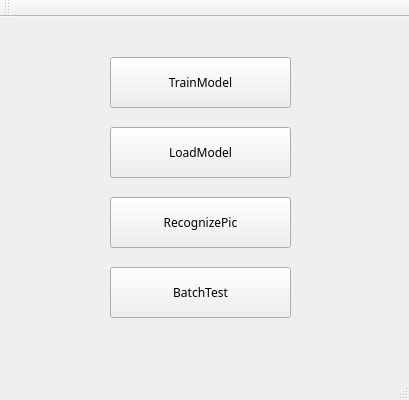
<?xml version="1.0" encoding="UTF-8"?>
<ui version="4.0">
 <class>MainWindow</class>
 <widget class="QMainWindow" name="MainWindow">
  <property name="geometry">
   <rect>
    <x>0</x>
    <y>0</y>
    <width>409</width>
    <height>400</height>
   </rect>
  </property>
  <property name="sizePolicy">
   <sizepolicy hsizetype="Fixed" vsizetype="Fixed">
    <horstretch>0</horstretch>
    <verstretch>0</verstretch>
   </sizepolicy>
  </property>
  <property name="minimumSize">
   <size>
    <width>409</width>
    <height>400</height>
   </size>
  </property>
  <property name="maximumSize">
   <size>
    <width>409</width>
    <height>400</height>
   </size>
  </property>
  <property name="windowTitle">
   <string>NumberalRecognization</string>
  </property>
  <widget class="QWidget" name="centralWidget">
   <property name="enabled">
    <bool>true</bool>
   </property>
   <property name="sizePolicy">
    <sizepolicy hsizetype="Fixed" vsizetype="Fixed">
     <horstretch>0</horstretch>
     <verstretch>0</verstretch>
    </sizepolicy>
   </property>
   <property name="cursor">
    <cursorShape>ArrowCursor</cursorShape>
   </property>
   <property name="mouseTracking">
    <bool>false</bool>
   </property>
   <property name="focusPolicy">
    <enum>Qt::NoFocus</enum>
   </property>
   <property name="layoutDirection">
    <enum>Qt::LeftToRight</enum>
   </property>
   <widget class="QPushButton" name="pushButton">
    <property name="geometry">
     <rect>
      <x>110</x>
      <y>40</y>
      <width>181</width>
      <height>51</height>
     </rect>
    </property>
    <property name="sizePolicy">
     <sizepolicy hsizetype="Expanding" vsizetype="Expanding">
      <horstretch>0</horstretch>
      <verstretch>0</verstretch>
     </sizepolicy>
    </property>
    <property name="minimumSize">
     <size>
      <width>181</width>
      <height>51</height>
     </size>
    </property>
    <property name="font">
     <font>
      <family>Adobe 黑体 Std R</family>
     </font>
    </property>
    <property name="text">
     <string>TrainModel</string>
    </property>
   </widget>
   <widget class="QPushButton" name="pushButton_2">
    <property name="geometry">
     <rect>
      <x>110</x>
      <y>110</y>
      <width>181</width>
      <height>51</height>
     </rect>
    </property>
    <property name="font">
     <font>
      <family>Adobe 黑体 Std R</family>
     </font>
    </property>
    <property name="text">
     <string>LoadModel</string>
    </property>
   </widget>
   <widget class="QPushButton" name="pushButton_3">
    <property name="geometry">
     <rect>
      <x>110</x>
      <y>180</y>
      <width>181</width>
      <height>51</height>
     </rect>
    </property>
    <property name="font">
     <font>
      <family>Adobe 黑体 Std R</family>
     </font>
    </property>
    <property name="text">
     <string>RecognizePic</string>
    </property>
   </widget>
   <widget class="QPushButton" name="pushButton_4">
    <property name="geometry">
     <rect>
      <x>110</x>
      <y>250</y>
      <width>181</width>
      <height>51</height>
     </rect>
    </property>
    <property name="font">
     <font>
      <family>Adobe 黑体 Std R</family>
     </font>
    </property>
    <property name="text">
     <string>BatchTest</string>
    </property>
   </widget>
  </widget>
  <widget class="QMenuBar" name="menuBar">
   <property name="geometry">
    <rect>
     <x>0</x>
     <y>0</y>
     <width>409</width>
     <height>26</height>
    </rect>
   </property>
  </widget>
  <widget class="QToolBar" name="mainToolBar">
   <attribute name="toolBarArea">
    <enum>TopToolBarArea</enum>
   </attribute>
   <attribute name="toolBarBreak">
    <bool>false</bool>
   </attribute>
  </widget>
  <widget class="QStatusBar" name="statusBar"/>
 </widget>
 <layoutdefault spacing="6" margin="11"/>
 <resources/>
 <connections/>
</ui>
